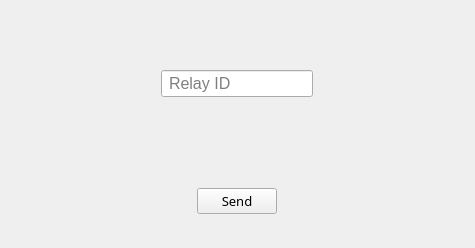
<?xml version="1.0" encoding="UTF-8"?>
<ui version="4.0">
 <class>MainWindow</class>
 <widget class="QMainWindow" name="MainWindow">
  <property name="geometry">
   <rect>
    <x>0</x>
    <y>0</y>
    <width>475</width>
    <height>248</height>
   </rect>
  </property>
  <property name="windowTitle">
   <string>Desktop Agent</string>
  </property>
  <widget class="QWidget" name="centralwidget">
   <layout class="QVBoxLayout" name="verticalLayout_4" stretch="2,1">
    <item>
     <layout class="QVBoxLayout" name="verticalLayout">
      <item alignment="Qt::AlignHCenter|Qt::AlignVCenter">
       <widget class="QLineEdit" name="device_id">
        <property name="font">
         <font>
          <family>MS Shell Dlg 2</family>
          <pointsize>12</pointsize>
         </font>
        </property>
        <property name="styleSheet">
         <string notr="true">padding:2px 5px;</string>
        </property>
        <property name="placeholderText">
         <string>Relay ID</string>
        </property>
       </widget>
      </item>
     </layout>
    </item>
    <item>
     <layout class="QVBoxLayout" name="verticalLayout_5">
      <item alignment="Qt::AlignHCenter|Qt::AlignVCenter">
       <widget class="QPushButton" name="send">
        <property name="font">
         <font>
          <family>Myanmar Text</family>
          <pointsize>10</pointsize>
         </font>
        </property>
        <property name="cursor">
         <cursorShape>PointingHandCursor</cursorShape>
        </property>
        <property name="text">
         <string>Send</string>
        </property>
       </widget>
      </item>
     </layout>
    </item>
   </layout>
  </widget>
 </widget>
 <resources/>
 <connections/>
</ui>
